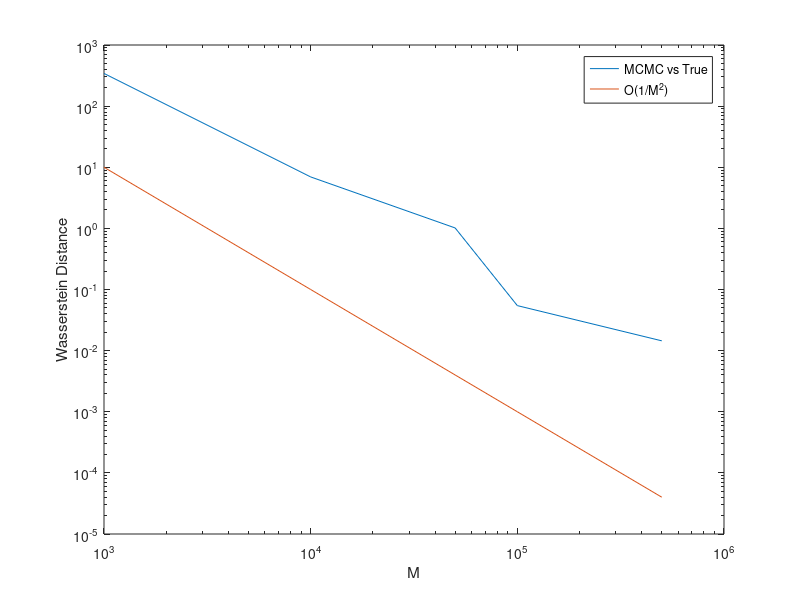

Source code (MATLAB):
clc,clear,close all
x=[1000,10000,50000,100000,500000];
y=[342.68,6.9463,1.0167,0.05451,0.01446];
x2=(10000000./x.^2);
loglog(x,y,'-')
hold on
loglog(x,x2,'-')
xlabel('M')
ylabel('Wasserstein Distance')
legend('MCMC vs True','O(1/M^{2})')